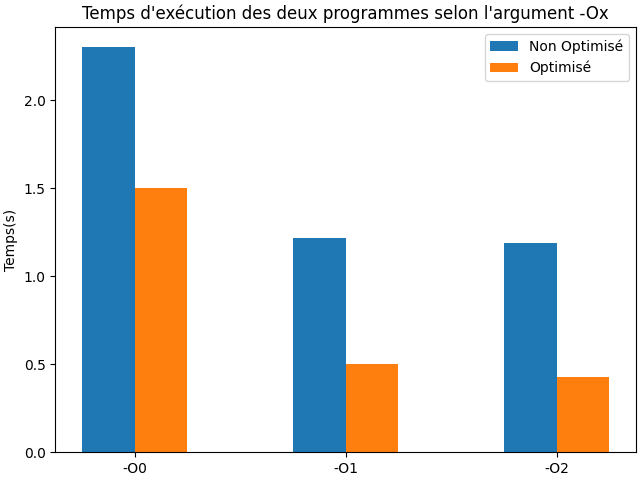

Source code (Python):
import matplotlib.pyplot as plt
import numpy as np

Labels = ["Non opti -O0","Opti -O0","Non opti -O1","Opti -O1","Non opti -O2","Opti -O2"]
Temps = [2.3,1.5,1.216,0.5,1.19,0.427]

X = {"-O0","-O1","-O2"}
Times = {"Non Optimisé":(2.3,1.216,1.19), "Optimisé":(1.5,0.5,0.427)}

x = np.arange(len(X))
width = 0.25
multiplier = 0

fig,ax = plt.subplots(layout='constrained')

for attribute, measurement in Times.items():
    offset = width*multiplier
    rects = ax.bar(x+offset,measurement, width,label=attribute)
    multiplier +=1

ax.set_xticks(x+width/2,("-O0","-O1","-O2"))
ax.set_ylabel("Temps(s)")
ax.legend()
ax.set_title("Temps d'exécution des deux programmes selon l'argument -Ox")

plt.show()
